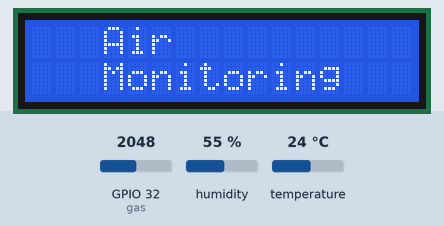
A sketch run on a simulated ESP32. Shown: 16×2 character LCD. The inputs (shaded band) are chosen by the test bench; at power-on: temperature 24 °C, GPIO 32 (gas) = 2048, humidity 55 %. WiFi joins after 1.5 s; servers stay silent unless stated; what the sketch prints to the serial monitor is not drawn.

Above: at 1.9 s.
At 5.0 s:
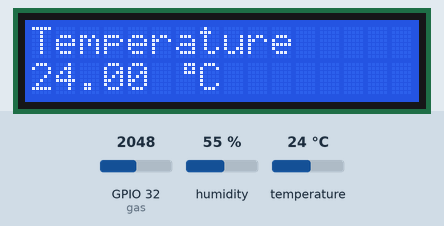
5.1 s: temperature set to 12 °C
At 16.9 s:
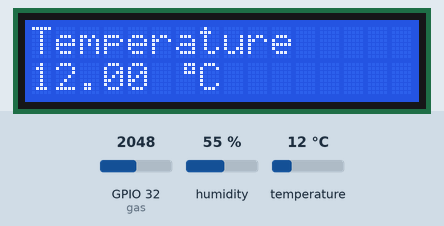
17.5 s: GPIO 32 (gas) set to 1160
29.6 s: temperature set to 19 °C
At 40.9 s:
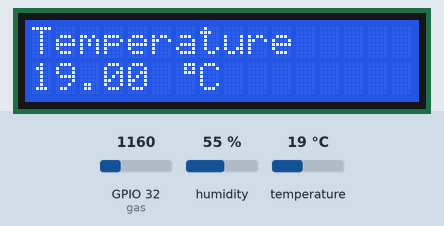
41.6 s: temperature set to 28 °C
At 53.7 s:
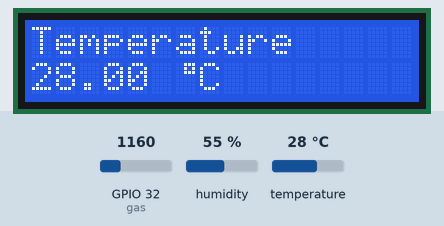
Timing chart, 0 to 54.8 s (numbered marks = the images above; inputs shaded):
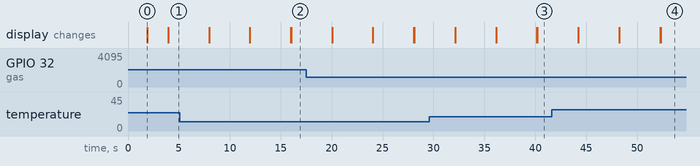

Measured:
- what the display in image 0 shows lasts 2.0 s, from 1.9 s to 3.9 s

The sketch:

environment_monitor.ino
```cpp
#define BLYNK_TEMPLATE_ID "TMPL3D4ua0u_8"
#define BLYNK_TEMPLATE_NAME "food monitoring system"
#define BLYNK_AUTH_TOKEN "rAE8kz5B8ZAXo66W6yHMGs0-vhSxjtbm"

#define BLYNK_PRINT Serial
#include <WiFi.h>
#include <BlynkSimpleEsp32.h>
#include <DHT.h>
#include <LiquidCrystal_I2C.h>

LiquidCrystal_I2C lcd(0x3F, 16, 2);

  byte degree_symbol[8] =
              {
                0b00111,
                0b00101,
                0b00111,
                0b00000,
                0b00000,
                0b00000,
                0b00000,
                0b00000
              };

char auth[] = BLYNK_AUTH_TOKEN;

char ssid[] = "Internet";  // type your wifi name
char pass[] = "computer";  // type your wifi password

BlynkTimer timer;

int gas = 32;
int sensorThreshold = 100;

#define DHTPIN 2 //Connect Out pin to D2 in NODE MCU
#define DHTTYPE DHT11
DHT dht(DHTPIN, DHTTYPE);


void sendSensor()
{
  float h = dht.readHumidity();
  float t = dht.readTemperature(); // or dht.readTemperature(true) for Fahrenheit

  if (isnan(h) || isnan(t)) {
  Serial.println("Failed to read from DHT sensor!");
  return;
  }

  int analogSensor = analogRead(gas);
  Blynk.virtualWrite(V1, analogSensor);
  Serial.print("Gas Value: ");
  Serial.println(analogSensor);
  if(analogSensor<1200){
    Serial.println("Fresh Air");
  }
  if(analogSensor>1200){
    Serial.println("Bad Air");
  }

  // don't send more that 10 values per second.
  Blynk.virtualWrite(V0, t);
  Blynk.virtualWrite(V2, h);
  Serial.print("Temperature : ");
  Serial.print(t);
  Serial.print("    Humidity : ");
  Serial.println(h);
}
void setup()
{

  Serial.begin(115200);

 //pinMode(gas, INPUT);
  Blynk.begin(auth, ssid, pass);
  dht.begin();
  timer.setInterval(5000L, sendSensor);

  //Wire.begin();
  lcd.begin();
  lcd.clear();
  lcd.backlight();

  lcd.setCursor(3,0);
  lcd.print("Air ");
  lcd.setCursor(3,1);
  lcd.print("Monitoring");
  delay(2000);
  lcd.clear();
}

void loop()
{
  Blynk.run();
  timer.run();
  float h = dht.readHumidity();
  float t = dht.readTemperature(); // or dht.readTemperature(true) for Fahrenheit
  int gasValue = analogRead(gas);
  lcd.setCursor(0,0);
  lcd.print("Temperature ");
  lcd.setCursor(0,1);
  lcd.print(t);
  lcd.setCursor(6,1);
  lcd.write(1);
  lcd.createChar(1, degree_symbol);
  lcd.setCursor(7,1);
  lcd.print("C");
  delay(4000);
  lcd.clear();
  lcd.setCursor(0, 0);
  lcd.print("Humidity ");
  lcd.print(h);
  lcd.print("%");
  delay(4000);
  lcd.clear();

  if(gasValue<1200)
  {
    lcd.setCursor(0,0);
    lcd.print("Gas Value: ");
    lcd.print(gasValue);
    lcd.setCursor(0, 1);
    lcd.print("Fresh Air");
    //Serial.println("Fresh Air");
    delay(4000);
    lcd.clear();
  }
  else if(gasValue>1200)
  {
    lcd.setCursor(0,0);
    lcd.print(gasValue);
    lcd.setCursor(0, 1);
    lcd.print("Bad Air");
    //Serial.println("Bad Air");
    delay(4000);
    lcd.clear();
    Blynk.logEvent("pollution_alert","Bad Air");
  }
}
```
